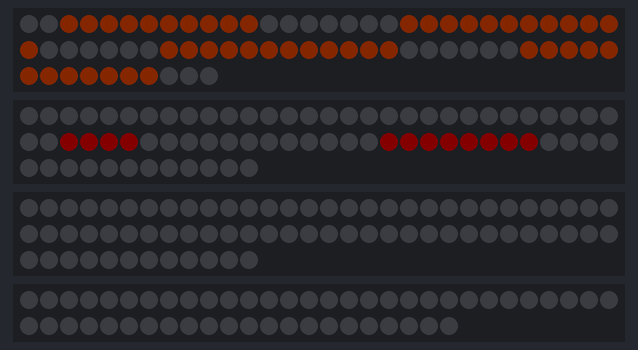
Recording of a sketch running on a simulated Arduino Uno, built with avr-gcc and run on an emulated ATmega328P. On the bench: 70 RGB LEDs in strip order, left to right, continuing on the next row, 2 × 72 RGB LEDs in strip order, left to right, continuing on the next row, 52 RGB LEDs in strip order, left to right, continuing on the next row. Dim RGB values are drawn brighter than linear.

Above: at 0.06 s.
At 5.0 s:
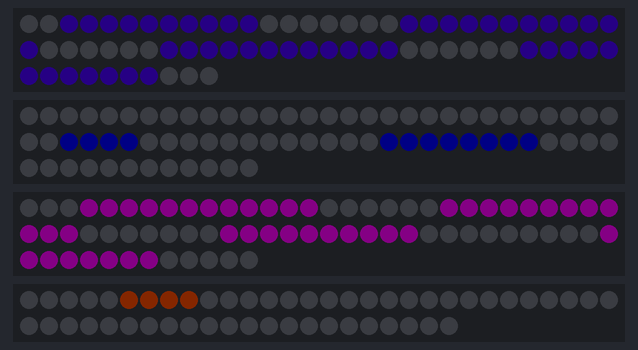
At 9.74 s:
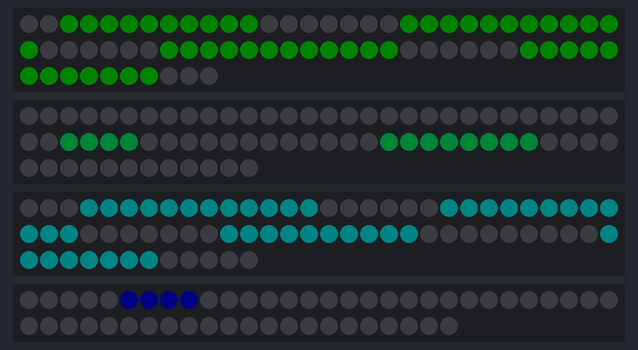
At 19.53 s:
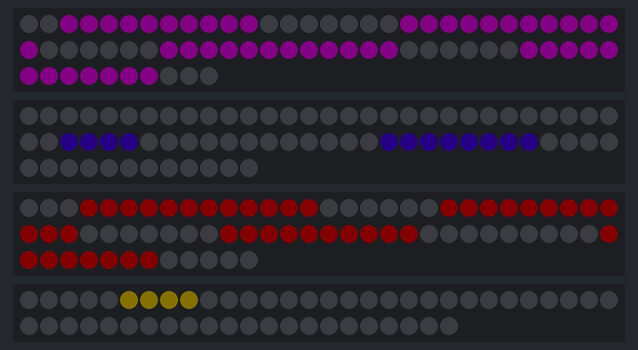
At 29.33 s:
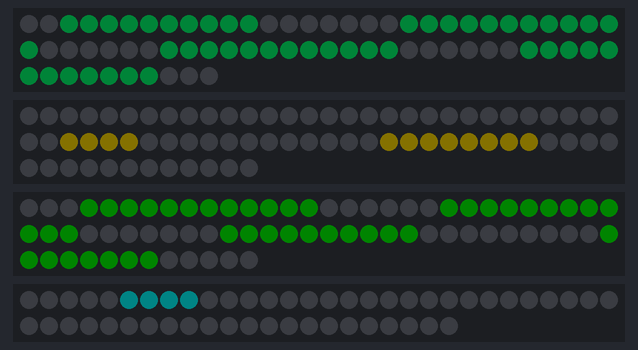
At 39.7 s:
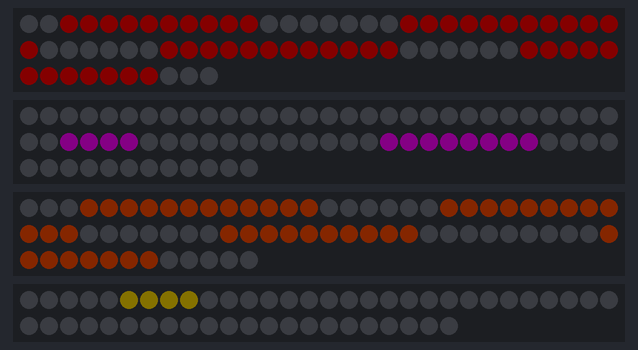

The sketch:

led_v05.ino
```cpp
/* gradient ball
 */

#include <Adafruit_NeoPixel.h>
#ifdef __AVR__
#include <avr/power.h>  // Required for 16 MHz Adafruit Trinket
#endif

#define PIN_NEO_PIXEL3 3  // Arduino pin that connects to NeoPixel
#define PIN_NEO_PIXEL5 5
#define PIN_NEO_PIXEL6 6
#define PIN_NEO_PIXEL9 9

#define DELAY_INTERVAL 100  // 250ms pause between each pixel
int P3[] = {43,44,45,46,59,60,61,62,63,64,65,66};
int P5[] = {2,3,4,5,6,7,8,9,10,11,19,20,21,22,23,24,25,26,27,28,29,30,37,38,39,40,41,42,43,44,45,46,47,48,55,56,57,58,59,60,61,62,63,64,65,66,67};
int P6[] = {3,4,5,6,7,8,9,10,11,12,13,14,21,22,23,24,25,26,27,28,29,30,31,32,40,41,42,43,44,45,46,47,48,49,59,60,61,62,63,64,65,66};
int P9[] = {5,6,7,8};

int NUM_PIXELS[] = {72, 70, 72, 52};


Adafruit_NeoPixel NeoPixel5(NUM_PIXELS[1], PIN_NEO_PIXEL5, NEO_GRB + NEO_KHZ800);
Adafruit_NeoPixel NeoPixel3(NUM_PIXELS[0], PIN_NEO_PIXEL3, NEO_GRB + NEO_KHZ800);
Adafruit_NeoPixel NeoPixel6(NUM_PIXELS[2], PIN_NEO_PIXEL6, NEO_GRB + NEO_KHZ800);
Adafruit_NeoPixel NeoPixel9(NUM_PIXELS[3], PIN_NEO_PIXEL9, NEO_GRB + NEO_KHZ800);

void setup() {
  NeoPixel5.begin();  // INITIALIZE NeoPixel strip object (REQUIRED)
  NeoPixel3.begin();
  NeoPixel6.begin();
  NeoPixel9.begin();

  NeoPixel5.clear();  // INITIALIZE NeoPixel strip object (REQUIRED)
  NeoPixel3.clear();
  NeoPixel6.clear();
  NeoPixel9.clear();
}

int brightness = 7;

uint32_t red = NeoPixel3.Color(255,0,0);
uint32_t orange = NeoPixel3.Color(255,80,0);
uint32_t yellow = NeoPixel3.Color(255,200,0);
uint32_t lgreen = NeoPixel3.Color(0,255,100);
uint32_t green = NeoPixel3.Color(0,255,0);
uint32_t lblue = NeoPixel3.Color(0,255,255);
uint32_t blue = NeoPixel3.Color(0,0,255);
uint32_t purple = NeoPixel3.Color(85,0,255);
uint32_t pink = NeoPixel3.Color(230,0,255);

uint32_t colors3[] = {red,orange,yellow,lgreen,green,lblue,blue,purple,pink};
uint32_t colors5[] = {orange,yellow,lgreen,green,lblue,blue,purple,pink,red};
uint32_t colors6[] = {yellow,lgreen,green,lblue,blue,purple,pink,red,orange};
uint32_t colors9[] = {lgreen,green,lblue,blue,purple,red,orange,yellow};

void loop() {
  for (int i=0; i<9; i++) {
    NeoPixel3.clear();
    for (int j=0; j<12; j++) {
      NeoPixel3.setPixelColor(P3[j]-11, colors3[i]);
    }
    NeoPixel3.setBrightness(brightness);
    NeoPixel3.show();
    NeoPixel5.clear();
    for (int j=0; j<46; j++) {
      NeoPixel5.setPixelColor(P5[j], colors5[i]);
    }
    NeoPixel5.setBrightness(brightness);
    NeoPixel5.show();
    delay(DELAY_INTERVAL);
    NeoPixel6.clear();
    for (int j=0; j<42; j++) {
      NeoPixel6.setPixelColor(P6[j], colors6[i]);
    }
    NeoPixel6.setBrightness(brightness);
    NeoPixel6.show();
    delay(DELAY_INTERVAL);
    NeoPixel9.clear();
    for (int j=0; j<4; j++) {
      NeoPixel9.setPixelColor(P9[j], colors9[i]);
    }
    NeoPixel9.setBrightness(brightness);
    NeoPixel9.show();
    delay(DELAY_INTERVAL);
  }

  NeoPixel3.show();
  NeoPixel5.show();
  NeoPixel6.show();
  NeoPixel9.show();

}
```
